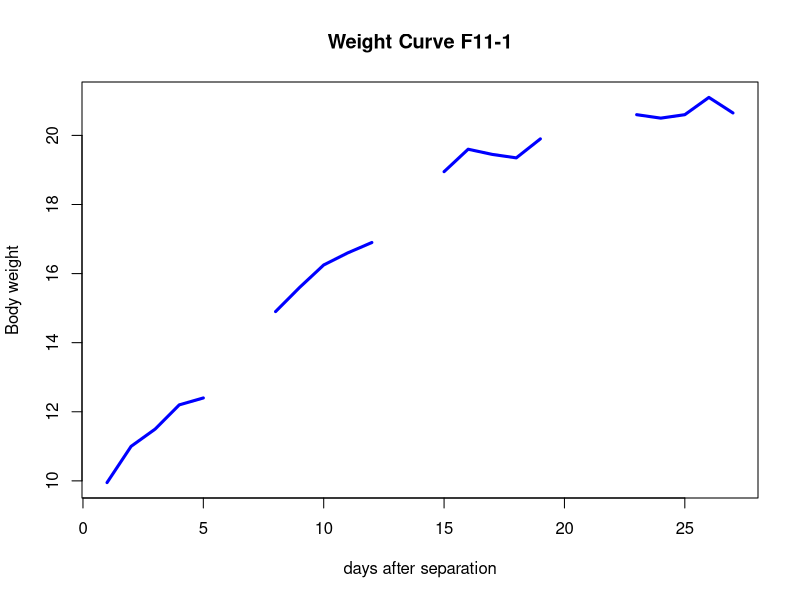
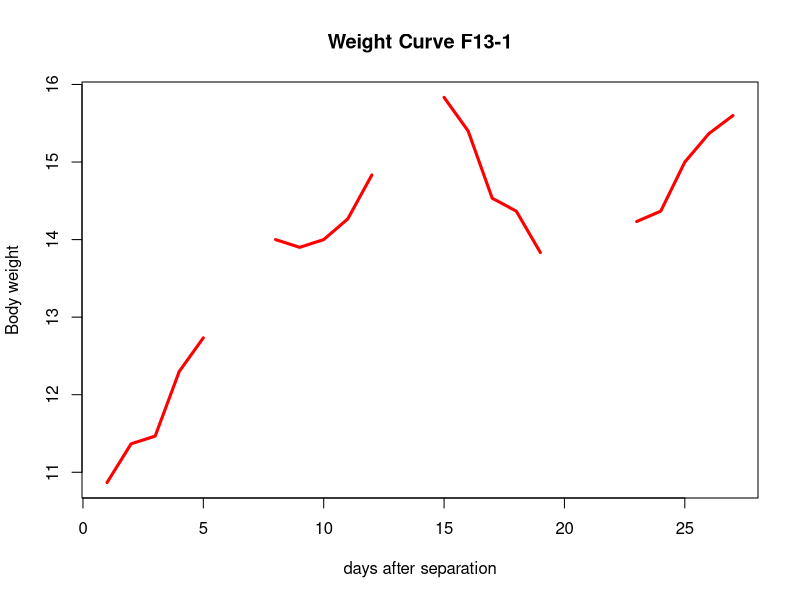
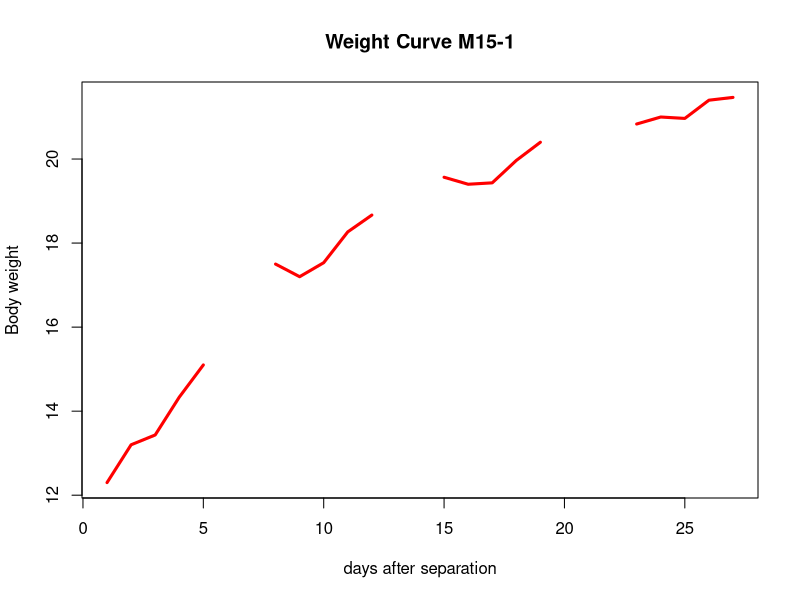
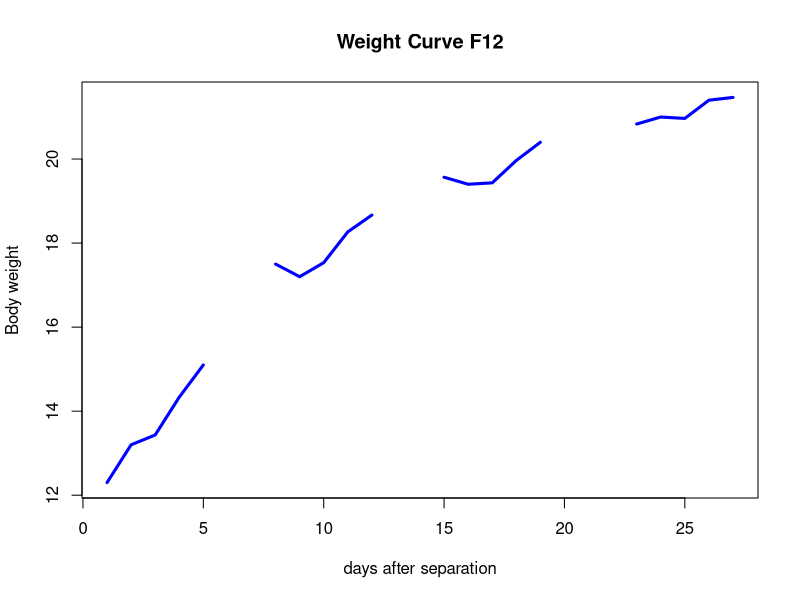
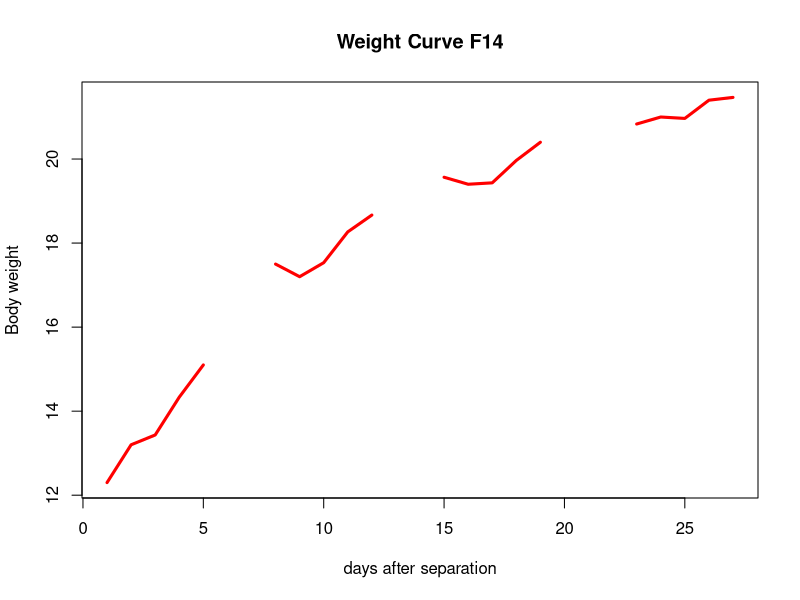
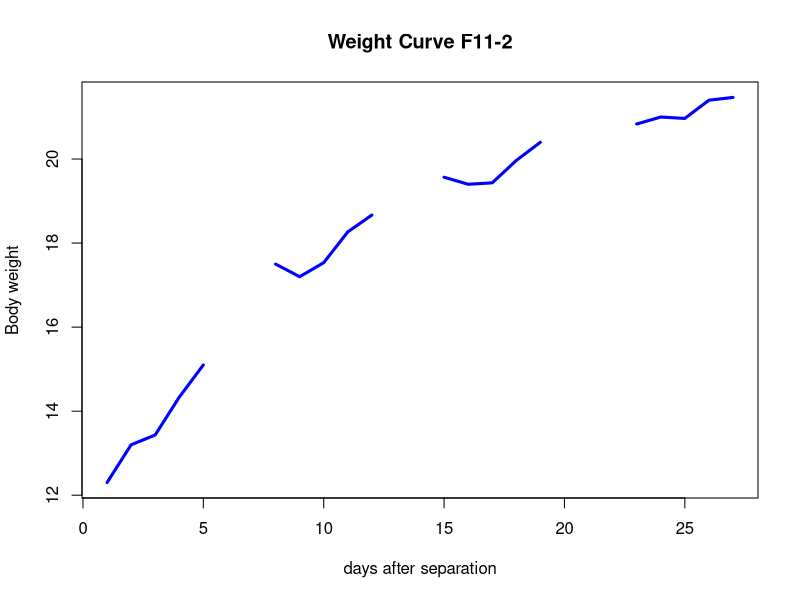
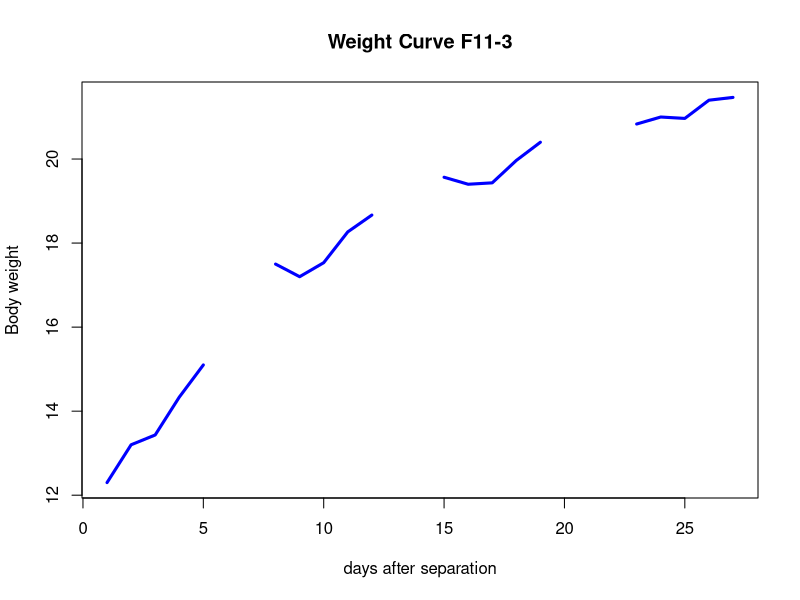
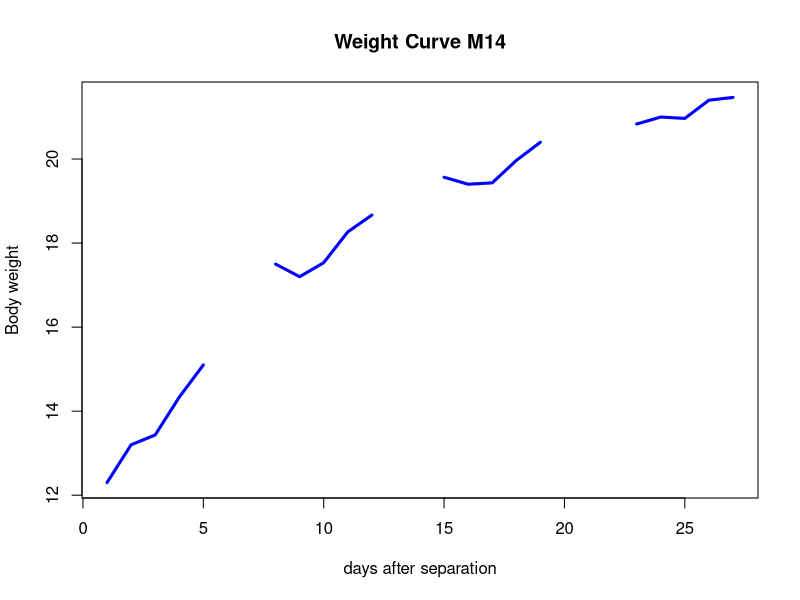

R code for these plots, in order:
#F11-1
data = data.frame(
  days_after = c(1,2,3, 4, 5, 6, 7, 8, 9, 10, 11, 12, 13, 14, 15, 16, 17, 18, 19, 20, 21, 23, 24, 25, 26, 27),
  BW_RG = c(9.9,	11.8,	12.2,	13,	13.1, NA, NA, 15.3,	16,	16.7,	17,	17.4, NA, NA, 19.8,	19.8,	19.9,	20.3,	21.2, NA, NA, 21.6,	21.5,	21.7,	22.1,	21),
  BW_RB = c(10, 10.2,	10.8,	11.4,	11.7, NA, NA,	14.5,	15.2,	15.8,	16.2,	16.4, NA, NA,	18.1,	19.4,	19,	18.4,	18.6, NA, NA, 19.6,	19.5,	19.5,	20.1,	20.3)
)

data$BW_average = rowMeans(data[,-1])

plot(data$days_after, data$BW_average, type = "l", col = "blue", lwd = 3, 
     xlab = "days after separation", ylab = "Body weight", 
     main = "Weight Curve F11-1")

#F13-1
data = data.frame(
  days_after = c(1,2,3, 4, 5, 6, 7, 8, 9, 10, 11, 12, 13, 14, 15, 16, 17, 18, 19, 20, 21, 23, 24, 25, 26, 27),
  BW_R = c(11.3,	11.5,	11.7,	12.5,	13, NA, NA, 14.2,	13.9,	13.7,	13.9,	14.6, NA, NA, 16.2,	15.8,	14.5,	14.3,	13, NA, NA, 12.4,	12.9,	14,	14.3,	15),
  BW_G = c(11,	11.6,	11.6,	12.6,	13.1, NA, NA,	14.2,	14,	14.3,	14.5,	14.9, NA, NA,	15.8,	15.5,	15,	15.2,	15.7, NA, NA,16.4,	16.2,	16,	16.5,	16.4),
  BW_B = c(10.3,	11,	11.1,	11.8,	12.1,NA,NA, 13.6,	13.8,	14,	14.4,	15,NA,NA,15.5,	14.9,	14.1,	13.6,	12.8,NA,NA,13.9,	14,	15,	15.3,	15.4)
)

data$BW_average = rowMeans(data[,-1])

plot(data$days_after, data$BW_average, type = "l", col = "red", lwd = 3, 
     xlab = "days after separation", ylab = "Body weight", 
     main = "Weight Curve F13-1")

#M15-1
data = data.frame(
  days_after = c(1,2,3, 4, 5, 6, 7, 8, 9, 10, 11, 12, 13, 14, 15, 16, 17, 18, 19, 20, 21, 23, 24, 25, 26, 27),
  BW_R = c(12.7,	13.6,	13.9,	14.6,	15.6,NA,NA,	17.8,	17.6,	17.7,	18.7,	18.8, NA,NA	,20.6,	20.7,	20.8,	21.2,	21.5,NA,NA,	21.7,	21.1,	20.8,	21.5,	22.3),
  BW_G = c(12.6,	13.6,	13.7,	14.8,	15.6,NA,NA,			18.5,	18.1,	18.6,	19.2,	19.9,NA,NA,			20.2,	19.7,	19.8,	20.2,	20.9, NA,NA,			21.4,	21.3,	21.6,	21.7,	21.7),
  BW_B = c(11.6,	12.4,	12.7,	13.6,	14.1,NA	,NA,		16.2,	15.9,	16.3,	16.9,	17.3,NA,NA,			17.9,	17.8,	17.7,	18.5,	18.8, NA,NA,			19.4,	20.6,	20.5,	21,	20.4)
)

data$BW_average = rowMeans(data[,-1])

plot(data$days_after, data$BW_average, type = "l", col = "red", lwd = 3, 
     xlab = "days after separation", ylab = "Body weight", 
     main = "Weight Curve M15-1")

#F12
data_F12 = data.frame(
  days_after = c(1,2,3, 4, 5, 6, 7, 8, 9, 10, 11, 12, 13, 14, 15, 16, 17, 18, 19, 20, 21,22, 23, 24, 25, 26),
  F12_R = c(14.7,	15.6,	16.3,	16.7,	17.2,NA	,	NA,	20.4,	20.2,	19.8,	19.8,	20.3, NA,NA, 21.1,	21.3,	20.5,	21,	21.2,NA,NA,21.7,21.9,22.5,22.8,23.6),
  F12_G = c(13.8,	14.3,	14.7,	15.4,	15.7,NA,NA,			18.1,	18.5,	18.8,	19.8,	18.5, NA,NA,20.7,	20,	20.3,	20.5,	20.6,NA,NA,20.1,20.6,19.2,19.6,20.2),
  F12_B = c(13.7,	13.7,	14.1,	15.1,	15.6,NA,NA,			17.9,	18.7,	19.7,	19.6,	19, NA,NA,20.5,	19.6,	21.1,	21.9,	21.3,NA,NA,22.2,20.4,20.1,21.3,22),
  F12_RG= c(16.5,	17.8,	18.1,	19.2,	19.8,NA,NA,			21.4,	22.1,	21.7,	22.1,	22.1, NA,NA,22.3,	22.7,	23.3,	22.6,	22.8,NA,NA,23.2,22.9,23.7,23.8,23.5),
  F12_RB = c(17.5,	17.3,	18.4,	18.5,	18.7,NA,NA,			20.8,	21.3,	21.3,	21.8,	21.4,NA,NA,23.1,	22.3,	23.8,	23.1,	23.9,NA,NA,23.4,23.5,24.3,24.5,25.9),
  F12_GR = c(14.5,	14.6,	15.6,	16.4,	17,NA,NA,			19.7,	20.1,	20.9,	21.6,	20.9,NA,NA,22.4,	22.6,	21.6,	21.4,	21.7,NA,NA,21.7,22,22.1,23,22.1),
  F12_BR =c(18.1,	18.1,	19.3,	19.6,	20.3,NA,NA,			21.8,	22.2,	22.5,	23.3,	22.1,NA,NA,23.9,	22.8,	22.9,	23.7,	24.2,NA,NA,24.1,24.9,24.9,25.4,26.4)
)

data$BW_average = rowMeans(data[,-1])

plot(data$days_after, data$BW_average, type = "l", col = "blue", lwd = 3, 
     xlab = "days after separation", ylab = "Body weight", 
     main = "Weight Curve F12")

#F14
data_F14 = data.frame(
  days_after = c(1,2,3, 4, 5, 6, 7, 8, 9, 10, 11, 12,  13, 14, 15, 16, 17, 18, 19, 20, 21,22, 23, 24, 25, 26),
  F14_R = c(15,	15,	14.3,	14.4,	14.5, NA,NA,		16.9,	16.7,	16.5,	17,	18.1, NA,NA, 17.9,	17.3,	17.1,	18.3,	17.1,NA,NA,17.5,16.6,17.2,17.4,15.9),
  F14_G = c(17.3,	16.9,	16.2,	16.5,	17.7, NA,NA,			18.6,	18.1,	17.5,	17.7,	19.5,NA,NA,19.1,	16.8,	16.1,	16.3,	15,NA,NA,15.2,15.1,14.7,14.1,14.1),
  F14_B = c(15.1,	15.6	,14.7,	15,	16,NA,NA,			17.8,	18.4,	16.8,	17.7,	18.5,NA,NA,20.1,	18.9,	16.6,	18.3,	18.7,NA,NA,19.8,19,17.9,19.8,19.3),
  F14_RG= c(14.5,	14.6,	14.2,	15,	16.2,NA,NA,			17.4,	17.7,	16.4,	18.1,	18.5,NA,NA,19.3	,19,18.2,	19.3,	19.4,NA,NA,19.2,17.9,17.3,19,20)
  #F14_RB = c(15.3,	15.3,	14.9,	15.6,	16.7,NA,NA,			19.1,	18.7,	18.2,	18.6,	19.4,NA,NA,18.7,	18.2,	18.3,	18.9,	18.8)
)

data$BW_average = rowMeans(data[,-1])

plot(data$days_after, data$BW_average, type = "l", col = "red", lwd = 3, 
     xlab = "days after separation", ylab = "Body weight", 
     main = "Weight Curve F14")

#F11-2

data_F11.2 = data.frame(
  days_after = c(1,2,3, 4, 5, 6, 7, 8, 9, 10, 11, 12, 13, 14, 15, 16, 17, 18, 19, 20, 21,22, 23, 24, 25, 26),
  F11.2_R = c(14.1,	15.5,	15.7,	16.3,	17.3,NA,NA,			20.3,	20.5,	20.4,	20.6,	21, NA, NA, 21.6,	21.6,	21.8,	21.1,	20.9, NA,NA, 23.4,	21.9,	21.8,	22.3,	22.7),
  F11.2_G = c(15,15.9,	16.1,	16.8,	17.7,NA,NA,			20.3,	21.2,	20.9,	20.8,	20.9, NA,NA,23.1,	22.4,	22.4,	22.7,	23.3, NA,NA, 22.7,	22.7,	23.4,	22.4,	22.1),
  F11.2_B = c(16.7,	17.7,	18.3	,19,	19.8,NA,NA,			22.3,	22.3,	22.2,	23.4,	22.3,NA,NA,23.7,	22.9,	22.3,	22.7,	23.3,NA,NA, 23.5,	23.7,	23.8,	23.4,	22.4),
  F11.2_RG= c(14.7,	15.5,	15.9,	16.4,	17,NA,NA,			20.4,	21.3,	20.9,	22.4,	21.7,NA,NA,24.6,	22.9,	23.8,	24,	24.2, NA,NA, 25.3,	25.1,	25.3,	25.9,	25.9),
  F11.2_RB = c(14.3,	14.9,	14.9,	15.8,	16.8,NA,NA,			19.6,	20.3,	21.3,	22.9,	22.2,NA,NA, 25.3,	24.3,	24.1,	24.3,	25.3, NA,NA, 24.8,	25.4,	24.7,	24.3,	24.7)
)

data$BW_average = rowMeans(data[,-1])

plot(data$days_after, data$BW_average, type = "l", col = "blue", lwd = 3, 
     xlab = "days after separation", ylab = "Body weight", 
     main = "Weight Curve F11-2")

#F11-3
data_F11.3 = data.frame(
  days_after = c(1,2,3, 4, 5, 6, 7, 8, 9, 10, 11, 12, 13, 14, 15, 16, 17, 18, 19, 20, 21, 22, 23, 24, 25, 26),
  F11.3_R = c(15.2,	15.8,	16.1,	17,	17.4,NA,NA,			20.2,	21.9,	21.6,	21.9,	22,NA,NA,24.9, 24.5,	24.4,	25.3,	24, NA, NA, 24.8,	24,	22.8,	24.2,	24.9),
  F11.3_G = c(14.7,	15.4,	15.3,	16.3,	17.1,NA,NA,			19.9,	20.7,	20.9,	21.9,	22.1,NA,NA,23.7,	24,	23.8,	24.8,	23.4, NA,NA, 23.9,	24.3,	23.8,	23.4,	24.2),
  F11.3_B = c(14.5,	15.2,	15.5,	16.2,	17, NA,NA,			20.4,	22.1,	21.7,	22,	21.9,NA,NA,24.8,	24.6,	24.4,	25.2,	24.2, NA,NA, 25.3,	24.9,	24.4,	24.9,	25.8),
  F11.3_RG= c(13.5,	14,	14.3,	15,	15.7, NA,NA,			18.5,	19.2,	19.7,	21.3,	21.1,NA,NA,23.7,	24.7,	23.5,	23.6,	23.5, NA,NA, 23.7,	24.4,	24,	24.2,	23.9),
  F11.3_RB = c(13.8,	14.3,	14.8,	15.5,	16.6, NA,NA,			19.1,	20.9,	20,	21,	20.8,NA,NA,23,	22.5,	22.6,	23.5,	22.7, NA,NA, 23.2,	22.4,	22.1,	22.2,	23.4)
)

data$BW_average = rowMeans(data[,-1])

plot(data$days_after, data$BW_average, type = "l", col = "blue", lwd = 3, 
     xlab = "days after separation", ylab = "Body weight", 
     main = "Weight Curve F11-3")

#M14
data_M14 = data.frame(
  days_after = c(1,2,3, 4, 5, 6, 7, 8, 9, 10, 11, 12, 13, 14, 15, 16, 17, 18, 19,20, 21, 22, 23, 24, 25, 26),
  M14_R = c(19.5,	21,	21.7,	22.8,	23.6,NA,NA,			25.3,	25.3,	26.3,	26.7,	26.3, NA,NA, 28.3,	28.5,	28.6,	29.4,	29.6,NA,NA,31.4,31.6,30.7,31.7,31.6),
  M14_G = c(18,	20,	20.8,	22.2,	23.3,NA,NA,			25.9,	26.9,	27.6,	27.7,	27.2,NA,NA,28.7,	29.3,	29.2,	29.8,	30.1,NA,NA,30.1,32,31.7,31.9,32.7),
  M14_B = c(14.6,	16.7,	18,	18.7,	19.7,NA,NA,			23,	24.2,	25.2,	25.4,	25,NA,NA,26.8	,27,	28.5,	27.8,	28.2,NA,NA,29.6,29.6,29.8,29.6,30.1),
  M14_RG= c(22.2,	23.1,	24.4,	25,	25.9,NA,NA,			27.8,	28.3,	28.1,	29.1,	29,NA,NA,30.7,	31.6,	31.6,	32,	32.2,NA,NA,33.9,33.8,33.5,33.7,34.2)
  #M14_RB = c(15.7,	18,	18.8,	20.6,	21.9,NA,NA,			24.1,	25.6,	26.8,	26.6,	25.9,NA,NA,27.5,	27.3,	27.8,	28,	28.6),
  #M14_GR = c(15.8,	16.9,	18.4,	19.6,	20.9,NA,NA,			24.2,	25.3,	26,	26.2,	25.8,NA,NA,27.4,	27.8,	27.9,	28.2,	28.7 )
)

data$BW_average = rowMeans(data[,-1])

plot(data$days_after, data$BW_average, type = "l", col = "blue", lwd = 3, 
     xlab = "days after separation", ylab = "Body weight", 
     main = "Weight Curve M14")

#M16
data_M16 = data.frame(
  days_after = c(1,2,3, 4, 5, 6, 7, 8, 9, 10, 11, 12, 13, 14, 15, 16, 17, 18, 19,20, 21, 22, 23, 24, 25, 26),
  M16_R = c(14.5,	14.8,	15.5,	16.3,	17.3, NA,NA,			19.3,	20.3,	20.6,	21.3,	22.1, NA,NA,20.6,	20.4,	20.9,	21.7,	22.1,NA,NA,22.5,23,22.8,23.2,23.4),
  M16_G = c(16.4,	15.6,	16.8,	17.1,	18.7,NA,NA,			21.1,	22.8,	23.4,	23.8,	24,NA,NA,22.1,	23.8,	23.2,	24.5,	24.9,NA,NA,24.6,24.2,24,24.6,25.1),
  M16_B = c(14.1,	14.3,	14.9,	15.5,	16.8, NA,NA,			18.2,	18.2,	17.6,	19.3,	20.3,NA,NA,19,	18.9,	18.9,	19.7,	19.6,NA,NA,19.3,19.1,18.6,19.4,19.3)
  #M16_RG= c(15.3,	15,	15.8,	16.2,	18.1,NA,NA,			20.4,	20.4,	19.2,	19.3,	19.7,NA,NA,19.6,	20.8,	21.6,	22.3,	22.2),
  #M16_RB = c(15.4,	15.3,	15.8,	16,	17.7,NA,NA,			18.8,	18.3,	18.3,	20.1,	20.8,NA,NA,20.9, 23,	20.9,	23.2,	23),
  #M16_GR = c(15.4,	15.2,	15.8,	16.5	,17.2,NA,NA,			17.2,	16.7,	16.8,	17.1,	19.4,NA,NA,18.8,	18.6,	18.5,	19.7,	19.9),
  #M16_BR =c(15.8,	16.2,	17.3,	18.5,	19.9,NA,NA,			21.9,	22.6,	21,	21.9,	23.3,NA,NA,21.4, 21.1,	21.2,	22.4,	22.8)
)

data$BW_average = rowMeans(data[,-1])

plot(data$days_after, data$BW_average, type = "l", col = "red", lwd = 3, 
     xlab = "days after separation", ylab = "Body weight", 
     main = "Weight Curve M16")

#M15-2
data_M15.2 = data.frame(
  days_after = c(1,2,3, 4, 5, 6, 7, 8, 9, 10, 11, 12,13, 14, 15, 16, 17, 18, 19,20, 21, 22, 23, 24, 25, 26),
  M15.2_R = c(17.7,	18.1,	17.5,	18.5,	18.9,NA,NA,20.4,	19,	19.7,	20.3,	20.6,NA,NA, 20.9,19.8,19.7,19.9,20.4,NA,NA,21.5,20.9,20.9,20.6,20.9)
)


plot(data$days_after, data$BW_RB, type = "l", col = "red", lwd = 3, 
     xlab = "days after separation", ylab = "Body weight", 
     main = "Weight Curve M15-2")

#M13
data_M13 = data.frame(
  days_after = c(1,2,3, 4, 5, 6, 7, 8, 9, 10, 11, 12,13, 14, 15, 16, 17, 18, 19,20, 21, 22, 23, 24, 25, 26),
  M13_R = c(17.9,	19.4,	20.1,	21.3,	22.3, NA,NA,24.2,	25,	25.1,	24.8,	25.3,NA,NA,26.6,26.3,25.9,26.2,26.2,NA,NA,27.5,28,28.1,27.9,28.6),
  M13_G = c(17.3,	18.3,	18.7,	19.6,	20.5,NA,NA,23.2,	22.8,	23,	23,	23,NA,NA,25,24.4,24,24.4,24.6,NA,NA,25.4,26.5,26.5,26.2,26.3)
  #M13_B = c(18.3,	19.7,	20.3,	21.9,	22.6,NA,NA,24.8,	24.3,	24.7,	25,	25.4,NA,NA,26.8,26.4,26.6,27.5,27,NA,NA,27.5,28.3,28.6,28.5,28.9)
  #M13_RG= c(17.7,	18.8,	19.9,	21.2,	22.1,NA,NA,24.6	,24.1	,24.1,	24.5,	24.6)
)

data$BW_average = rowMeans(data[,-1])

plot(data$days_after, data$BW_average, type = "l", col = "blue", lwd = 3, 
     xlab = "days after separation", ylab = "Body weight", 
     main = "Weight Curve M13")

#F13-2
data_F13.2 = data.frame(
  days_after = c(1,2,3, 4, 5,6, 7, 8, 9, 10, 11, 12,13, 14, 15, 16, 17, 18, 19,20, 21, 22, 23, 24, 25, 26),
  F13.2_R = c(16.5,	16.9,	16.3,	17.3,	17.5, NA,NA,18.5,	17,	15.6,	16.4,	17.1,NA,NA,18.3,17.4,16.2,16.5,16.9,NA,NA,16,15.6,15.9,15.3,16.1),
  F13.2_G = c(15.3,	15.4,	15.1,	16.1,	15.9,NA,NA,17.4,	16.2,	15.6,	16.2,	16.8,NA,NA,18.3,17.3,16.2,16.5,16.9,NA,NA,16.8,16.3,16.5,16.4,16.8),
  F13.2_B = c(15,	14.7,	14.6,	15.1,	15.2,NA,NA,16.9,	16.2,	15.2,	16.6,	15.8,NA,NA,16.5,15.9,14.4,15,14.8,NA,NA,14.2,13.9,13.4,13,12.5),
  F13.2_RG= c(16.3,	17.1,	16.3,	16.6,	16.8,NA,NA,18.2,	17.1,	16.6,	16.4,	16,NA,NA,16.5,15.3,15.3,15.3,15,NA,NA,15.5,15.3,15.9,15.8,16.6)
  #F13.2_RB = c(16.6,	16.5,	15.6,	16.9,	17.5,NA,NA,19.7,	17.9,	16.7,	17.2,	17),
  #F13.2_GR = c(16.2,	17.1,	16.2,	16.3,	16.5,NA,NA,18.3,	16.4,	16.4,	15.9,	15.5),
  #13.2_BR =c(15.6,	16.2,	15.8,	16.1,	16.6,NA,NA,17.5,	16.8,	16.4,	16.9,	17)
)

data$BW_average = rowMeans(data[,-1])

plot(data$days_after, data$BW_average, type = "l", col = "red", lwd = 3, 
     xlab = "days after separation", ylab = "Body weight", 
     main = "Weight Curve F13-2")
